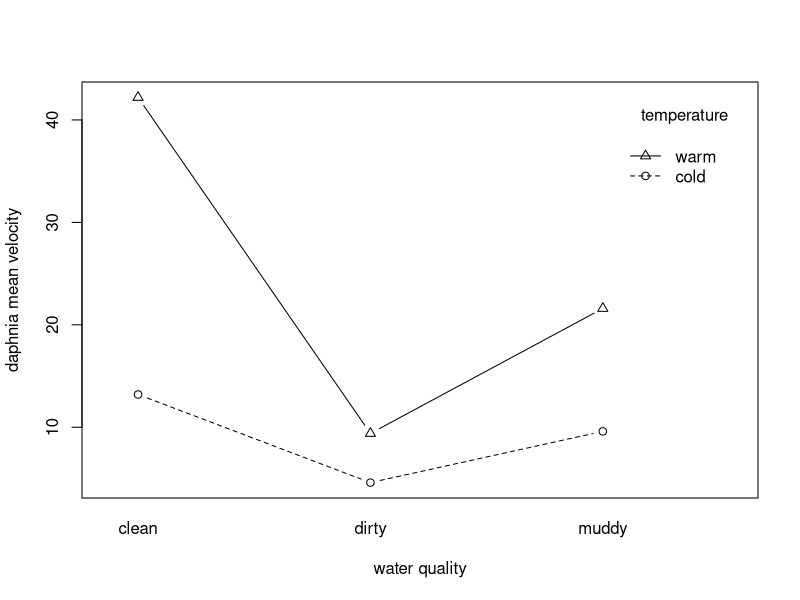
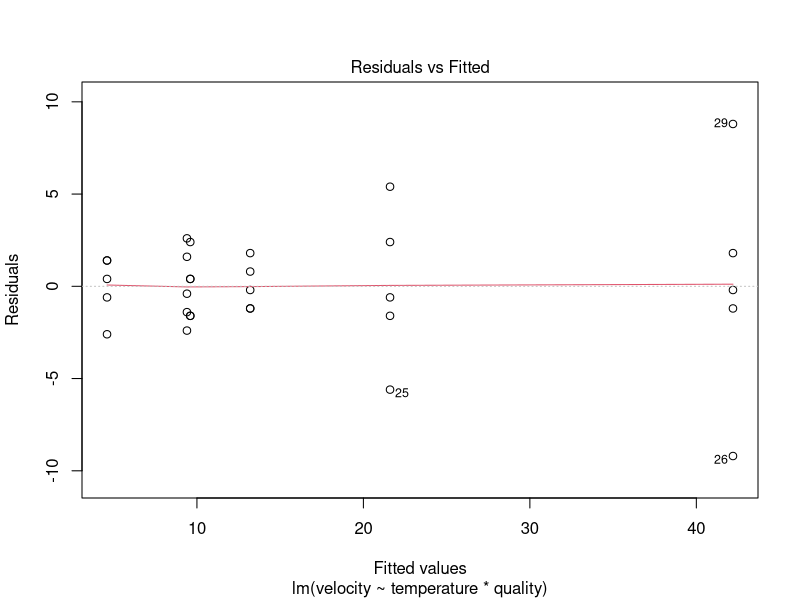
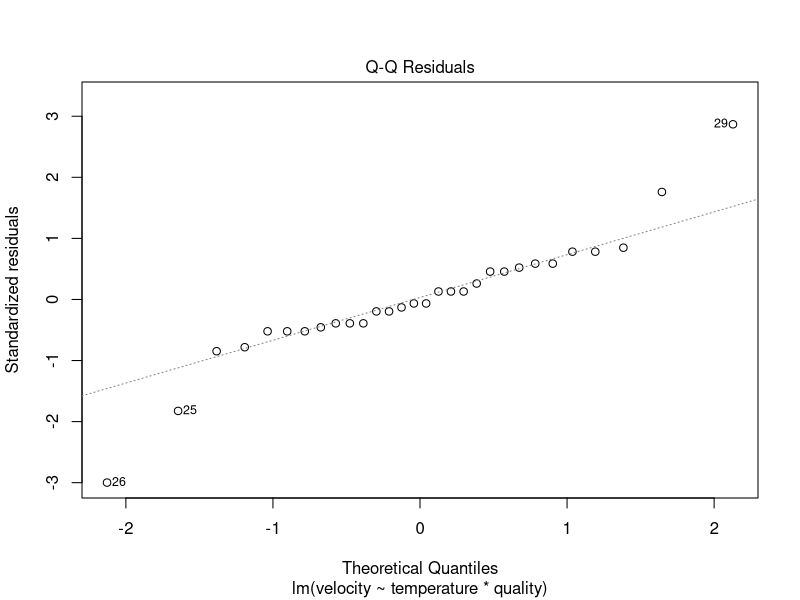
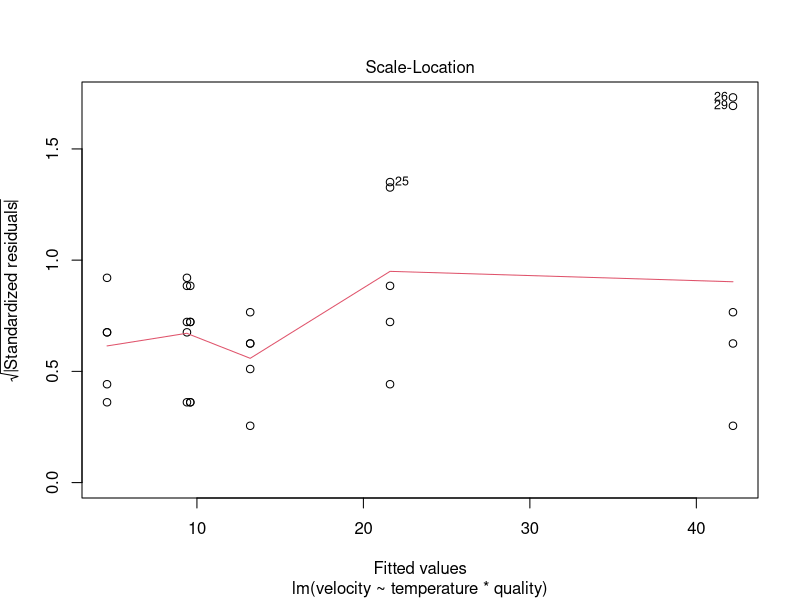
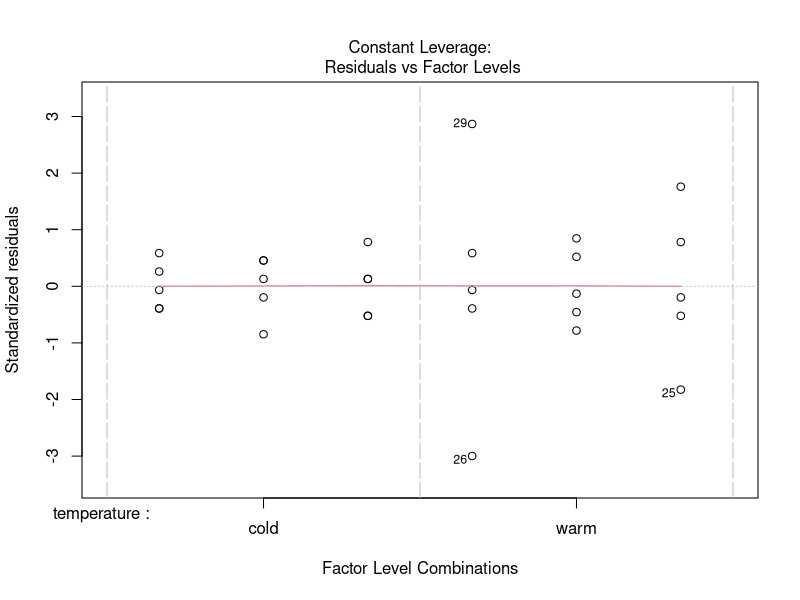
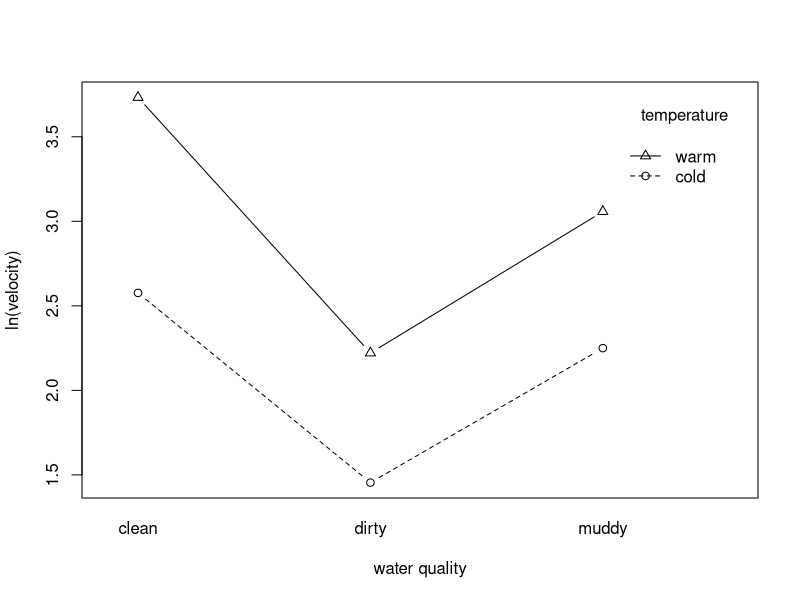
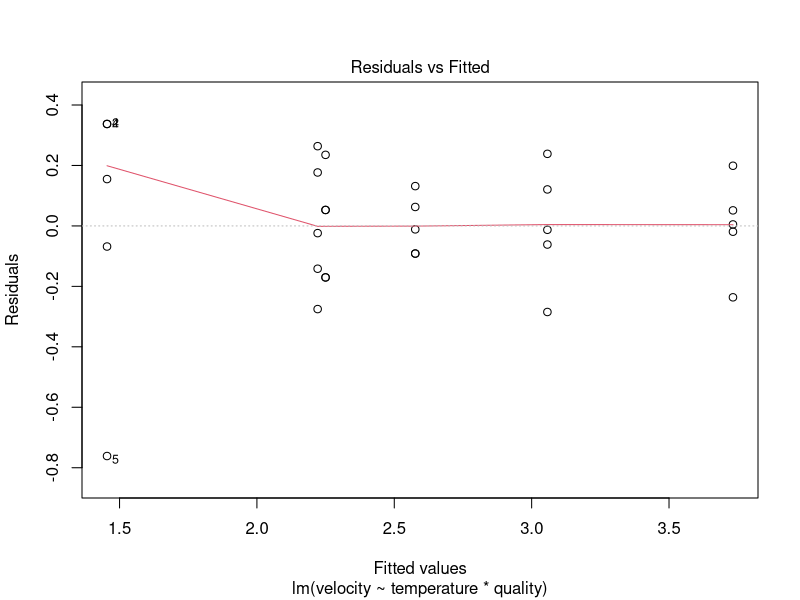
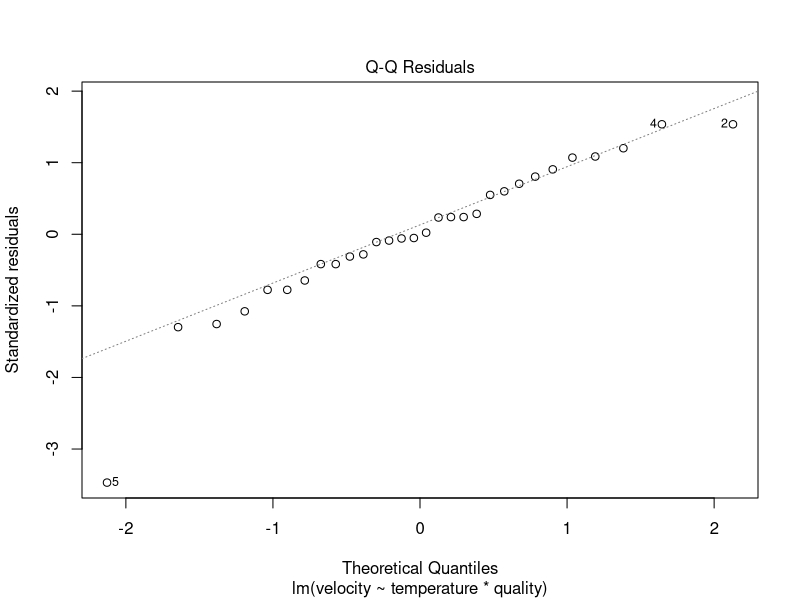

Write R code to recreate these figures, in order.
# Load libraries
library(car)
library(tibble)
library(ggplot2)
library(emmeans)

# Function for Type II ANOVA table
Anova_table <- function(model) {
  At2 <- Anova(model, Type = 2)         # Type II SS
  At1 <- anova(model)                   # Type I SS
  SStotal <- sum(At1[, 2])
  dftotal <- sum(At1[, 1])
  Total <- as.data.frame(cbind(SStotal, dftotal, "", ""))
  rownames(Total) <- "Total"
  names(Total) <- names(At2)
  Avtable <- rbind(At2, Total)
  
  for (c in 1:4) {
    Avtable[, c] <- as.numeric(Avtable[, c])
  }
  rows <- dim(Avtable)[1]
  MS <- as.numeric(Avtable[, 1]) / as.numeric(Avtable[, 2])
  Avtable <- add_column(Avtable, MS, .after = 2)
  return(Avtable)
}

# Load data
daphnia_data <- read.table("DaphniaData.txt", header = TRUE)
daphnia_data$temperature <- as.factor(daphnia_data$temperature)
daphnia_data$quality <- as.factor(daphnia_data$quality)

head(daphnia_data)

# Interaction plot (raw velocity)
with(daphnia_data, interaction.plot(x.factor = quality,
                                    trace.factor = temperature,
                                    response = velocity,
                                    fun = mean,
                                    type = "b",
                                    legend = TRUE,
                                    xlab = "water quality",
                                    ylab = "daphnia mean velocity",
                                    pch = c(1, 2)))

# Full factorial ANOVA on raw velocity
daphnia.lm1 <- lm(velocity ~ temperature * quality, data = daphnia_data)
summary(daphnia.lm1)
Anova_table(daphnia.lm1)

  # Diagnostics (raw model)
plot(daphnia.lm1)

# Log-transform velocity
daphnia_data$velocity <- log(daphnia_data$velocity)

# Interaction plot (log-transformed velocity)
with(daphnia_data, interaction.plot(x.factor = quality,
                                    trace.factor = temperature,
                                    response = velocity,
                                    fun = mean,
                                    type = "b",
                                    legend = TRUE,
                                    xlab = "water quality",
                                    ylab = "ln(velocity)",
                                    pch = c(1, 2)))

# ANOVA on log-transformed velocity
daphnia.lm2 <- lm(velocity ~ temperature * quality, data = daphnia_data)
summary(daphnia.lm2)
Anova_table(daphnia.lm2)

# Diagnostics (log model)
plot(daphnia.lm2)

# Pairwise comparisons (Fisher’s LSD, no adjustment)
emm1a <- emmeans(daphnia.lm2, specs = "quality")
pairs(emm1a, adjust = "none")

# Means for all treatments
emm1 <- emmeans(daphnia.lm2, specs = c("quality", "temperature"))
emm1

# Back-transform confidence intervals
semm1 <- summary(emm1)
exp(semm1[, c("emmean", "SE", "lower.CL", "upper.CL")])
